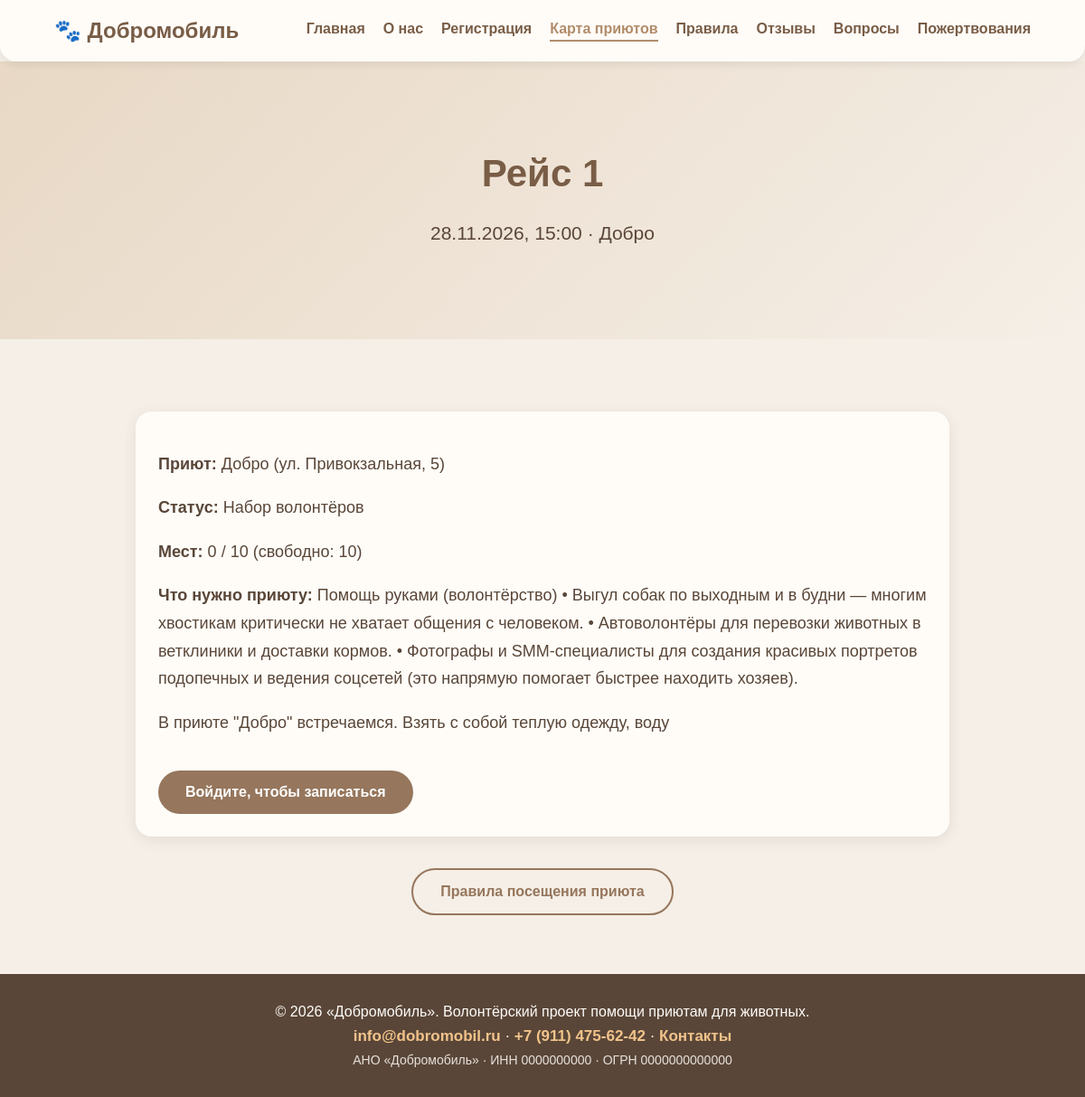
Page /trip/2/ on the committed database.
### core/models.py (models this page shows, shortened)
class Trip(models.Model):
    STATUS_PLANNED = 'planned'
    STATUS_OPEN = 'open'
    STATUS_FULL = 'full'
    STATUS_DONE = 'done'
    STATUS_CANCELLED = 'cancelled'
    STATUS_CHOICES = [
        (STATUS_PLANNED, 'Запланирован'),
        (STATUS_OPEN, 'Набор волонтёров'),
        (STATUS_FULL, 'Набран'),
        (STATUS_DONE, 'Выполнен'),
        (STATUS_CANCELLED, 'Отменён'),
    ]
    direction = models.ForeignKey(
        Direction, on_delete=models.CASCADE, related_name='trips', verbose_name='Направление'
    )
    shelter = models.ForeignKey(
        Shelter, on_delete=models.CASCADE, related_name='trips', verbose_name='Приют'
    )
    title = models.CharField('Название рейса', max_length=200)
    date = models.DateTimeField('Дата и время')
    seats_total = models.PositiveIntegerField('Всего мест', default=5)
    status = models.CharField('Статус', max_length=20, choices=STATUS_CHOICES, default=STATUS_OPEN)
    description = models.TextField('Описание', blank=True)
    created_at = models.DateTimeField('Создан', auto_now_add=True)
    class Meta:
        verbose_name = 'Рейс'
        verbose_name_plural = 'Рейсы'
        ordering = ['date']
    def seats_taken(self):
        return self.enrollments.count()
    def seats_left(self):
        return max(0, self.seats_total - self.seats_taken())

class Shelter(models.Model):
    direction = models.ForeignKey(
        Direction, on_delete=models.CASCADE, related_name='shelters', verbose_name='Направление'
    )
    organizer = models.ForeignKey(
        User, on_delete=models.SET_NULL, null=True, blank=True,
        related_name='shelters', verbose_name='Организатор'
    )
    name = models.CharField('Название', max_length=200)
    address = models.CharField('Адрес', max_length=300, blank=True)
    lat = models.FloatField('Широта', null=True, blank=True)
    lng = models.FloatField('Долгота', null=True, blank=True)
    description = models.TextField('Описание', blank=True)
    needs = models.TextField('Потребности', blank=True)
    contact = models.CharField('Контакт', max_length=200, blank=True)
    is_active = models.BooleanField('Активен', default=True)
    class Meta:
        verbose_name = 'Приют'
        verbose_name_plural = 'Приюты'
        ordering = ['name']

### core/views.py (the view)
# urls.py: path('trip/<int:trip_id>/', views.trip_detail, name='trip_detail'),
def trip_detail(request, trip_id):
    trip = get_object_or_404(Trip.objects.select_related('shelter'), id=trip_id)
    enrolled = request.user.is_authenticated and trip.enrollments.filter(user=request.user).exists()
    return render(request, 'core/trip_detail.html', {
        'trip': trip,
        'enrolled': enrolled,
        'can_enroll': get_role(request.user) in TRIP_ROLES,
    })

### core/context_processors.py (called while the page is built)
def site(request):
    match = getattr(request, 'resolver_match', None)
    name = match.url_name if match else ''
    return {
        'nav_tabs': NAV_TABS,
        'active_tab_name': ACTIVE_ALIASES.get(name, name),
        'org': settings.ORGANIZATION,
    }

### core/views.py (called while the page is built)
def get_role(user):
    profile = getattr(user, 'profile', None) if user.is_authenticated else None
    return profile.role if profile else None

### core/templates/core/trip_detail.html (shortened to what this page needs)
{% extends 'core/base.html' %}
{% block content %}
<section class="hero">
    <h1>{{ trip.title }}</h1>
    <p>{{ trip.date|date:"d.m.Y, H:i" }} · {{ trip.shelter.name }}</p>
</section>
<section>
    <div class="card wide-card">
        <p><strong>Приют:</strong> {{ trip.shelter.name }}{% if trip.shelter.address %} ({{ trip.shelter.address }}){% endif %}</p>
        <p><strong>Статус:</strong> {{ trip.get_status_display }}</p>
        <p><strong>Мест:</strong> {{ trip.seats_taken }} / {{ trip.seats_total }} (свободно: {{ trip.seats_left }})</p>
        {% if trip.shelter.needs %}<p><strong>Что нужно приюту:</strong> {{ trip.shelter.needs }}</p>{% endif %}
        {% if trip.description %}<p>{{ trip.description|linebreaksbr }}</p>{% endif %}
        {% if enrolled %}
            <p><span class="badge ok">Вы записаны</span></p>
            <form method="post" action="{% url 'cancel_enrollment' trip.id %}">
                {% csrf_token %}
                <input type="hidden" name="next" value="{{ request.path }}">
                <button type="submit" class="button secondary small">Отменить запись</button>
            </form>
        {% elif not user.is_authenticated %}
            <a href="/login/?next={{ request.path|urlencode }}" class="button">Войдите, чтобы записаться</a>
        {% elif not can_enroll %}
            <p class="hint">Записываться на рейсы могут волонтёры и амбассадоры.</p>
        {% elif trip.is_open %}
            <form method="post" action="{% url 'enroll' trip.id %}">
                {% csrf_token %}
                <button type="submit" class="button">Записаться на рейс</button>
            </form>
        {% else %}
            <button class="button" disabled>Запись закрыта</button>
        {% endif %}
    </div>
    <a href="/rules/" class="button secondary">Правила посещения приюта</a>
</section>
{% endblock %}

### static/css/style.css (style rules this page uses)
* { box-sizing: border-box; }
body { margin: 0; font-family: Arial, sans-serif; background-color: #f4f7ef; color: #304536; }
.hero { text-align: center; padding: 100px 20px; background: linear-gradient(135deg, #e2edd9, #f4f7ef); }
.hero h1 { font-size: 42px; color: #356b45; max-width: 850px; margin: 0 auto 25px; }
.hero p { font-size: 21px; line-height: 1.6; }
.button { display: inline-block; background-color: #477d50; color: white; padding: 15px 30px; border-radius: 30px; text-decoration: none; margin-top: 20px; font-weight: bold; transition: transform 0.3s ease, background-color 0.3s ease; }
section { padding: 65px 8%; text-align: center; }
section p { font-size: 18px; line-height: 1.7; }
.card { display: inline-block; background: white; width: 280px; max-width: 100%; padding: 25px; margin: 15px; border-radius: 18px; box-shadow: 0 4px 15px rgba(0,0,0,0.08); vertical-align: top; }
html { scroll-behavior: smooth; }
.card { transition: transform 0.3s ease, box-shadow 0.3s ease; }
.hero p { max-width: 850px; margin: 0 auto; }
section { max-width: 1200px; margin-left: auto; margin-right: auto; }
body { background-color: #F5EFE7; color: #594638; }
.hero { background: linear-gradient(135deg, #E8D8C5, #F5EFE7); }
.hero h1, section h2 { color: #795D46; }
.button { background-color: #96765C; color: white; }
.card { background-color: #FFFCF8; box-shadow: 0 4px 15px rgba(89, 70, 56, 0.10); }
.button.secondary { background-color: transparent; color: #96765C; border: 2px solid #96765C; }
.wide-card { display: block; width: 100%; max-width: 900px; margin: 15px auto; text-align: left; }

### rows in the picture
Trip: title "Рейс 1", date "28.11.2026, 15:00", shelter.name "Добро", shelter.address "ул. Привокзальная, 5", status "Набор волонтёров", seats_taken "0", seats_total "10", seats_left "10", shelter.needs "Помощь руками (волонтёрство) • Выгул собак по выходным и в будни — многим хвостикам критически не хватает общения с человеком. • Автоволонтёры для перевозки животных в ветклиники и доставки кормов. • Фотографы и SMM-специалисты для создания красивых портретов подопечных и ведения соцсетей (это напрямую помогает быстрее находить хозяев).", description "В приюте \"Добро\" встречаемся. Взять с собой теплую одежду, воду"

### other values in the picture
{{ label }} "Главная" "О нас" "Регистрация" "Карта приютов" "Правила" "Отзывы" "Вопросы" "Пожертвования"
{{ org.email }} "info@dobromobil.ru"
{{ org.phone }} "+7 (911) 475-62-42"
{{ org.name }} "АНО «Добромобиль»"
{{ org.inn }} "0000000000"
{{ org.ogrn }} "0000000000000"
